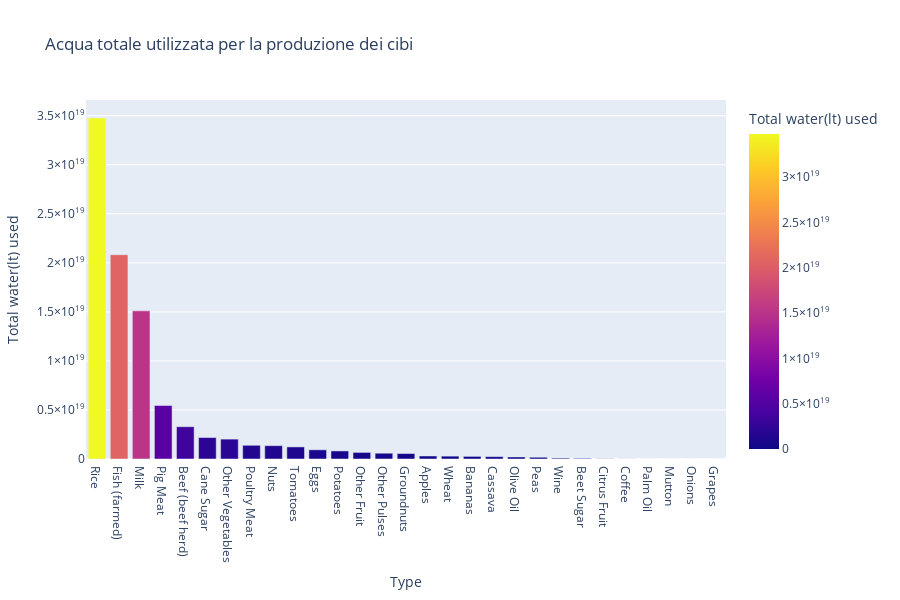

Here is the notebook cell this chart was saved with:
### Markdown cell above
# Calcolo acqua usata per i cibi/mangimi prodotti a livello mondiale

### Code cell
Food_types_water_liters_per_kilogram = [Food_Production_df[Food_Production_df["Food product"] == food_type]["Freshwater withdrawals per kilogram (liters per kilogram)"].to_list() for food_type in Food_types]
Food_types_water_liters_per_kilogram_dict = dict()

Feed_types_water_liters_per_kilogram = [Food_Production_df[Food_Production_df["Food product"] == food_type]["Freshwater withdrawals per kilogram (liters per kilogram)"].to_list() for food_type in Feed_types]
Feed_types_water_liters_per_kilogram_dict = dict()

for i in range(len(Food_types)):
     Food_types_water_liters_per_kilogram_dict[Food_types[i]] = 0

     if len(Food_types_water_liters_per_kilogram[i]) != 0:
          Food_types_water_liters_per_kilogram_dict[Food_types[i]] = Food_types_water_liters_per_kilogram[i][0]

for index, record in Food_feed_df.iterrows():
     Food_type = record["Type"]
     if Food_type in Food_types_water_liters_per_kilogram_dict.keys():
          Food_feed_df.at[index, "Total water(lt) used"] =  Food_feed_df.at[index, "Tonnes"] * 1000 * Food_types_water_liters_per_kilogram_dict[Food_type]

for i in range(len(Feed_types)):
     Feed_types_water_liters_per_kilogram_dict[Feed_types[i]] = 0

     if len(Feed_types_water_liters_per_kilogram[i]) != 0:
          Feed_types_water_liters_per_kilogram_dict[Feed_types[i]] = Feed_types_water_liters_per_kilogram[i][0]

for index, record in Feed_items.iterrows():
     Feed_type = record["Type"]
     if Feed_type in Feed_types_water_liters_per_kilogram_dict.keys():
          Feed_items.at[index, "Total water(lt) used"] =  Feed_items.at[index, "Tonnes"] * 1000 * Feed_types_water_liters_per_kilogram_dict[Food_type]

Food_feed_df = pd.concat([Food_feed_df, Feed_items], ignore_index=True)
temp_df = Food_feed_df.groupby("Type").sum(numeric_only=True).sort_values(by="Total water(lt) used", ascending=False)

fig = px.bar(
     temp_df,
     x=temp_df.index,
     y="Total water(lt) used",
     color="Total water(lt) used",
     title='Acqua totale utilizzata per la produzione dei cibi',
     height=600,
)

fig.show()

### Figure 1 — Plotly figure (JSON) as saved in the notebook; plotly's stock layout.template omitted (floating-point values rounded to 4 significant figures)
{"data": [{"alignmentgroup": "True", "hovertemplate": "Type=%{x}<br>Total water(lt) used=%{marker.color}<extra></extra>", "legendgroup": "", "marker": {"color": [34775123608900000000, 20830754557600002000, 15105978239900000000, 5454024180000000000, 3292240209600000000, 2188584708100000000, 2026613292500000000, 1397955367500000000, 1360243425200000000, 1232901013100000000, 937335498200000000, 821550266500000000, 669542295500000000, 589238935800000000, 556750335900000000, 306602486000000000, 290803365000000000, 265189792500000000, 240899600000000000, 206231882700000000, 177357569100000000, 89944579800000000, 64172300300000000, 18744782000000000, 7065494100000000, 1996697600000000, 20192500000000, 5330000000000, 0], "coloraxis": "coloraxis", "pattern": {"shape": ""}}, "name": "", "offsetgroup": "", "orientation": "v", "showlegend": false, "textposition": "auto", "type": "bar", "x": ["Rice", "Fish (farmed)", "Milk", "Pig Meat", "Beef (beef herd)", "Cane Sugar", "Other Vegetables", "Poultry Meat", "Nuts", "Tomatoes", "Eggs", "Potatoes", "Other Fruit", "Other Pulses", "Groundnuts", "Apples", "Wheat", "Bananas", "Cassava", "Olive Oil", "Peas", "Wine", "Beet Sugar", "Citrus Fruit", "Coffee", "Palm Oil", "Mutton", "Onions", "Grapes"], "xaxis": "x", "y": [34775123608900000000, 20830754557600002000, 15105978239900000000, 5454024180000000000, 3292240209600000000, 2188584708100000000, 2026613292500000000, 1397955367500000000, 1360243425200000000, 1232901013100000000, 937335498200000000, 821550266500000000, 669542295500000000, 589238935800000000, 556750335900000000, 306602486000000000, 290803365000000000, 265189792500000000, 240899600000000000, 206231882700000000, 177357569100000000, 89944579800000000, 64172300300000000, 18744782000000000, 7065494100000000, 1996697600000000, 20192500000000, 5330000000000, 0], "yaxis": "y"}], "layout": {"barmode": "relative", "coloraxis": {"colorbar": {"title": {"text": "Total water(lt) used"}}, "colorscale": [[0, "#0d0887"], [0.1111, "#46039f"], [0.2222, "#7201a8"], [0.3333, "#9c179e"], [0.4444, "#bd3786"], [0.5556, "#d8576b"], [0.6667, "#ed7953"], [0.7778, "#fb9f3a"], [0.8889, "#fdca26"], [1, "#f0f921"]]}, "height": 600, "legend": {"tracegroupgap": 0}, "title": {"text": "Acqua totale utilizzata per la produzione dei cibi"}, "xaxis": {"anchor": "y", "domain": [0, 1], "title": {"text": "Type"}}, "yaxis": {"anchor": "x", "domain": [0, 1], "title": {"text": "Total water(lt) used"}}}}
